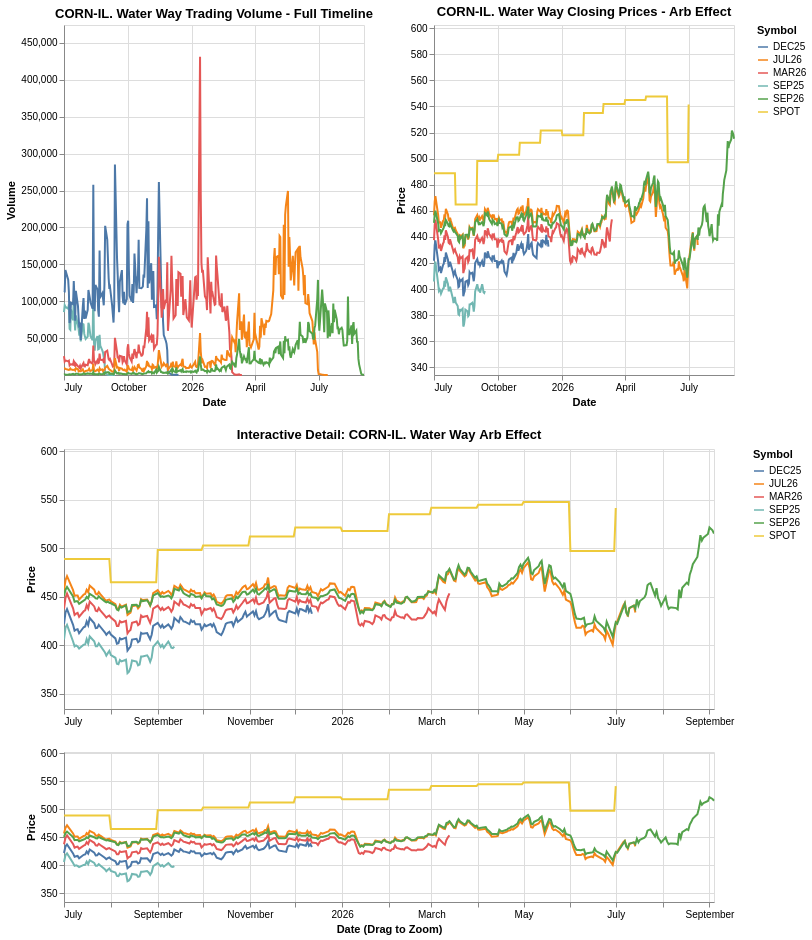

This figure's notebook cell:
### Code cell
# ==============================================================================
#  🌽 FORMATTING & GRAPHING Corn
# ==============================================================================

# 3. Create Clean Legend Labels
# We assign a readable 'symbol' string to each DataFrame.
# This ensures our Altair chart displays nice, intuitive labels (like 'DEC25')
# instead of raw ticker codes or messy file names.
# Adjusted for expiration not contract month


df_sep_25['symbol'] = 'SEP25'
df_dec_25['symbol'] = 'DEC25'
df_mar_26['symbol'] = 'MAR26'
df_jul_26['symbol'] = 'JUL26'
df_sep_26['symbol'] = 'SEP26'
df_corn_daily['symbol'] = 'SPOT'
fq.graph_uncertainty_arb([df_sep_25, df_dec_25, df_mar_26, df_jul_26, df_sep_26, df_corn_daily],
                       'CORN-IL. Water Way')

### Figure 1 — Vega-Lite specification as saved in the notebook (floating-point values rounded to 4 significant figures; data arrays with more than 128 entries replaced by an {"elided": "..."} marker saying what was removed)
{"config": {"view": {"continuousWidth": 300, "continuousHeight": 300}}, "vconcat": [{"hconcat": [{"mark": {"type": "line"}, "encoding": {"color": {"field": "symbol", "legend": {"title": "Symbol"}, "type": "nominal"}, "x": {"field": "date", "title": "Date", "type": "temporal"}, "y": {"field": "volume", "scale": {"domain": [2.7, 474300.0]}, "title": "Volume", "type": "quantitative"}}, "height": 350, "title": "CORN-IL. Water Way Trading Volume - Full Timeline", "width": 300}, {"mark": {"type": "line"}, "encoding": {"color": {"field": "symbol", "legend": {"title": "Symbol"}, "type": "nominal"}, "x": {"field": "date", "title": "Date", "type": "temporal"}, "y": {"field": "close", "scale": {"domain": [334.1, 602.4]}, "title": "Price", "type": "quantitative"}}, "height": 350, "title": "CORN-IL. Water Way Closing Prices - Arb Effect", "width": 300}]}, {"vconcat": [{"mark": {"type": "line"}, "encoding": {"color": {"field": "symbol", "legend": {"title": "Symbol"}, "type": "nominal"}, "x": {"field": "date", "scale": {"domain": {"param": "param_c97a99acfc68b794"}}, "title": "", "type": "temporal"}, "y": {"field": "close", "scale": {"domain": [334.1, 602.4]}, "title": "Price", "type": "quantitative"}}, "height": 260, "title": "Interactive Detail: CORN-IL. Water Way Arb Effect", "width": 650}, {"mark": {"type": "line"}, "encoding": {"color": {"field": "symbol", "legend": null, "type": "nominal"}, "x": {"field": "date", "title": "Date (Drag to Zoom)", "type": "temporal"}, "y": {"field": "close", "scale": {"domain": [334.1, 602.4]}, "title": "Price", "type": "quantitative"}}, "height": 150, "name": "view_d3104f27c4feed0c_1", "width": 650}]}], "data": {"name": "data-6990dfdeced9339e00d01d9d49196239"}, "params": [{"name": "param_c97a99acfc68b794", "select": {"type": "interval", "encodings": ["x"]}, "views": ["view_d3104f27c4feed0c_1"]}], "resolve": {"legend": {"color": "independent"}}, "$schema": "https://vega.github.io/schema/vega-lite/v6.4.1.json", "datasets": {"data-6990dfdeced9339e00d01d9d49196239": {"elided": "1267 records"}}}
